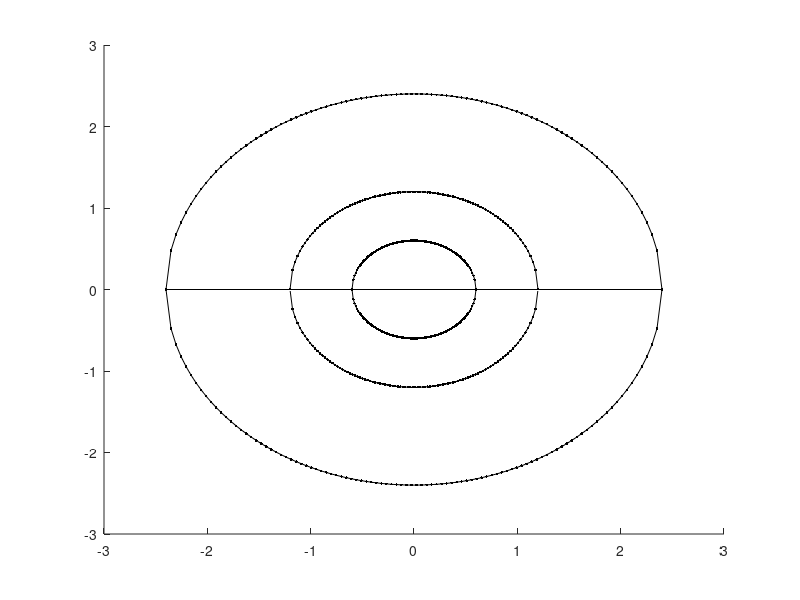

Source code (MATLAB): (Note: this script raises an error after producing the figure.)
%%

% plot the nanopore as three rings

hold on

R = 0.6;

x = linspace(-R,R,100);
y1 = sqrt(R^2-x.^2);
y2 = -sqrt(R^2-x.^2);
plot3([x,x],[y1,y2],ones(1,numel(x)*2)*-7,'k')
plot3([x,x],[y1,y2],ones(1,numel(x)*2)*-7,'k.')

x = linspace(-4*R,4*R,100);
y1 = sqrt((4*R)^2-x.^2);
y2 = -sqrt((4*R)^2-x.^2);
plot3([x,x],[y1,y2],ones(1,numel(x)*2)*0,'k')
plot3([x,x],[y1,y2],ones(1,numel(x)*2)*0,'k.')

x = linspace(-2*R,2*R,100);
y1 = sqrt((2*R)^2-x.^2);
y2 = -sqrt((2*R)^2-x.^2);
plot3([x,x],[y1,y2],ones(1,numel(x)*2)*-8,'k')
plot3([x,x],[y1,y2],ones(1,numel(x)*2)*-8,'k.')

%%

init = [0         0         0
   -0.0154    0.0235   -1.4465
   -0.3619    0.2136   -3.1522
   -0.1791    0.3043   -4.8435
   -0.0844    0.3333   -6.4507
    0.2508    0.8718   -7.8463
    0.5506    0.8994   -9.3131
    0.3292    1.0806  -10.8514
    0.9230    0.9985  -12.3720
    0.5799    1.9483  -13.6168
    1.2485    1.9650  -14.9118];

%%

% count number of bases in pore, from z = 0 to z = -8
% at various voltages

voltages = [60:20:180];
n = cell(numel(voltages),1);
thinning = 2500;

for f = 1:numel(voltages)

disp(['V = ' num2str(voltages(f))])
mc = ssDNA_MCMC('bases',30,'fixed_points',{1,[0,0,0]},'force_function',@(d) 18*(voltages(f)/100)*d(3),'boundary',@np_bnd,'initial_coordinates',init);
mc.run(100000);

n{f} = [];

for i = thinning:thinning:numel(mc.coordinates)
    
    j = find(mc.coordinates{i}(:,3)<-8,1,'first'); % index of first bead past pore
    granularity = 100;
    z = linspace(mc.coordinates{i}(j-1,3),mc.coordinates{i}(j,3),granularity); % list
    k = find(z<-8,1,'first');
    n{f}(end+1) = mc.l_k/mc.l_b * ((j-2) + (k-1)/granularity); % n = number of bases, first bead is the endpoint
    
end

end

%%

% plotting that

errorbar(voltages, (mean(n{1}) - cellfun(@(x) mean(x), n))/mean(n{1}) + 0.11, cellfun(@(x) std(x), n)/mean(n{1})/sqrt(40),'ok')
xlim([40 180])
set(gca,'fontsize',12,'outerposition',[0.01,0.01,0.98,0.98],'looseinset',[0,0,0,0])
ylabel('fractional change in number of bases in pore')
xlabel('voltage (mV)')
title('ssDNA MCMC simulation')
ylim([0.08 0.3])

%%

% different way, using poisson ratio extension versus area thing, vol same

errorbar(voltages, (mean(n{1}) - cellfun(@(x) mean(x), n))/mean(n{1}) + 0.11, cellfun(@(x) std(x), n)/mean(n{1})/sqrt(40),'ok')
xlim([40 180])
set(gca,'fontsize',12,'outerposition',[0.01,0.01,0.98,0.98],'looseinset',[0,0,0,0])
ylabel('fractional change in number of bases in pore')
xlabel('voltage (mV)')
title('ssDNA MCMC simulation')
ylim([0.08 0.3])

%% 

%%

% count number of bases in pore, from z = 0 to z = -8
% at various voltages
% with interactions

voltages = 60:20:180;
n = cell(numel(voltages),1);
b = cell(numel(voltages),1);
thinning = 2500;

for f = 1:numel(voltages)

disp(['V = ' num2str(voltages(f))])
mc = ssDNA_MCMC('bases',28,'fixed_points',{1,[0,0,0]},'force_function',@(d) 18*(voltages(f)/100)*d(3), ...
    'boundary',@np_bnd,'initial_coordinates',init,'interaction_function',@(d) m2_constriction_interaction(d,14,0.5,4.1*5,0.5,1.5)); % 5kT for base 14
mc.run(100000);

n{f} = [];
b{f} = [];

for i = thinning:thinning:numel(mc.coordinates)

    granularity = 1000;
    % interpolation, z as a function of base
    zz = linspace(1,mc.n,granularity);
    z_locs = arrayfun(@(x) interp1((0:size(mc.coordinates{i},1)-1)*mc.l_k+mc.l_b,mc.coordinates{i}(:,3),mc.l_b*x,'spline'), zz);
    zz_ind_con = find(z_locs<=-7,1,'first');
    zz_ind_full = find(z_locs<=-8,1,'first');
    b{f}(end+1) = zz(zz_ind_con); % base in pore constriction
    n{f}(end+1) = zz(zz_ind_full); % bases within pore
    
end

end

%% plot base in pore constriction

%figure()
errorbar(voltages,cellfun(@(x) mean(x), b),cellfun(@(x) std(x)/sqrt(numel(x)), b),'o')
set(gca,'fontsize',12,'outerposition',[0.01,0.01,0.98,0.98],'looseinset',[0,0,0,0])
xlim([40 200])
ylabel('base in pore constriction')
xlabel('voltage (mV)')
title('ssDNA MCMC simulation')

%%

% count number of bases in pore, from z = 0 to z = -8
% at various voltages
% with interactions

voltage = 160;
positions = 9:17;
n = cell(numel(voltages),1);
b = cell(numel(voltages),1);
thinning = 2500;
independent_samples = 100;

for f = 1:numel(positions)
    
    n{f} = [];
    b{f} = [];
    
    for k = 1:round(independent_samples/(1e5/thinning))
    
        disp(['p = ' num2str(positions(f))])
        mc = ssDNA_MCMC('bases',28,'fixed_points',{1,[0,0,0]},'force_function',@(d) 18*(voltage/100)*d(3), ...
            'boundary',@np_bnd,'initial_coordinates',init,'interaction_function',@(d) m2_constriction_interaction(d,positions(f),0.5,4.1*5,0.5,1.5)); % 5kT for base 14
        mc.run(1e5);

        for i = thinning:thinning:numel(mc.coordinates)

            granularity = 1000;
            % interpolation, z as a function of base
            zz = linspace(1,mc.n,granularity);
            z_locs = arrayfun(@(x) interp1((0:size(mc.coordinates{i},1)-1)*mc.l_k+mc.l_b,mc.coordinates{i}(:,3),mc.l_b*x,'spline'), zz);
            zz_ind_con = find(z_locs<=-7,1,'first');
            zz_ind_full = find(z_locs<=-8,1,'first');
            b{f}(end+1) = zz(zz_ind_con); % base in pore constriction
            n{f}(end+1) = zz(zz_ind_full); % bases within pore

        end

    end

end